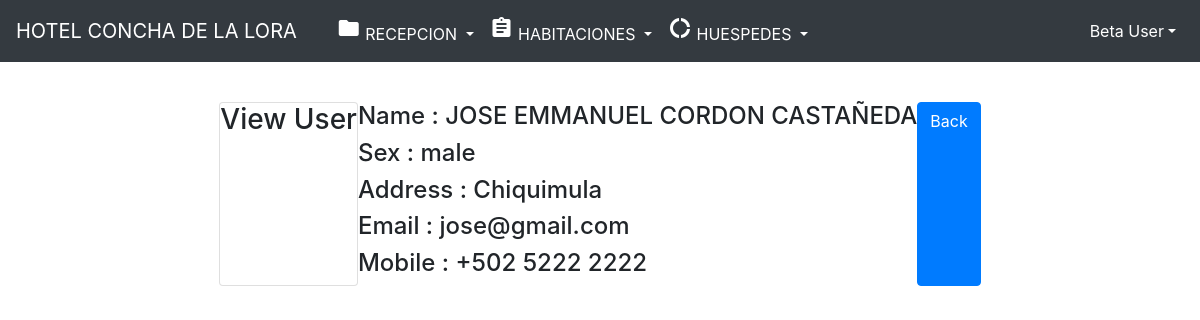
The app's page /user/viewuser/187 with its own data.
### tables this page shows
CREATE TABLE `usertable` (
  `id` int(11) NOT NULL,
  `name` varchar(50) NOT NULL,
  `sex` varchar(10) NOT NULL,
  `username` varchar(32) NOT NULL,
  `password` varchar(32) NOT NULL,
  `mobile` varchar(15) NOT NULL,
  `address` varchar(50) NOT NULL,
  `email` varchar(50) NOT NULL,
  `image` varchar(50) NOT NULL
);

### application/controllers/User.php (called while the page is built, shortened)
<?php
class user extends  CI_Controller{
    public function viewuser($userid = "")
    {
       $this->load->view('template/inc/header.php');
	   $data['userdata'] = $this->HomeModel->getsingleuser($userid);
       $this->load->view('template/home/viewuser.php',$data);
       $this->load->view('template/inc/footer.php');
    }
}

### index.php (called while the page is built, shortened)
<?php
require_once BASEPATH.'core/CodeIgniter.php';

### application/models/HomeModel.php (called while the page is built, shortened)
<?php
    class HomeModel extends  CI_Model{
        public function __construct()
        {
            $this->db = $this->load->database("default",TRUE);
        }
        public function getsingleuser($userid)
        {
            $this->db->where('id', $userid);
            $result = $this->db->get('usertable');
            return $result->result_array();
        }
    }
?>

### application/views/template/home/viewuser.php (the view)
<div class="row" style="margin-top: 40px;">
    <div class="card">
		<h3 >View User</h3>
	</div>
	<div class="well">
		<h4>Name : <?php echo $userdata[0]['name']; ?></h4>
		<h4>Sex : <?php echo $userdata[0]['sex']; ?></h4>
		<h4>Address : <?php echo $userdata[0]['address']; ?></h4>
		<h4>Email : <?php echo $userdata[0]['email']; ?></h4>
		<h4>Mobile : <?php echo $userdata[0]['mobile']; ?></h4>
	</div>
	<a href="<?php echo site_url("Home"); ?>" class="btn btn-primary">Back</a>
</div>

### records on screen
usertable: name "JOSE EMMANUEL CORDON CASTAÑEDA", sex "male", address "Chiquimula", email "jose@gmail.com", mobile "+502 5222 2222"
